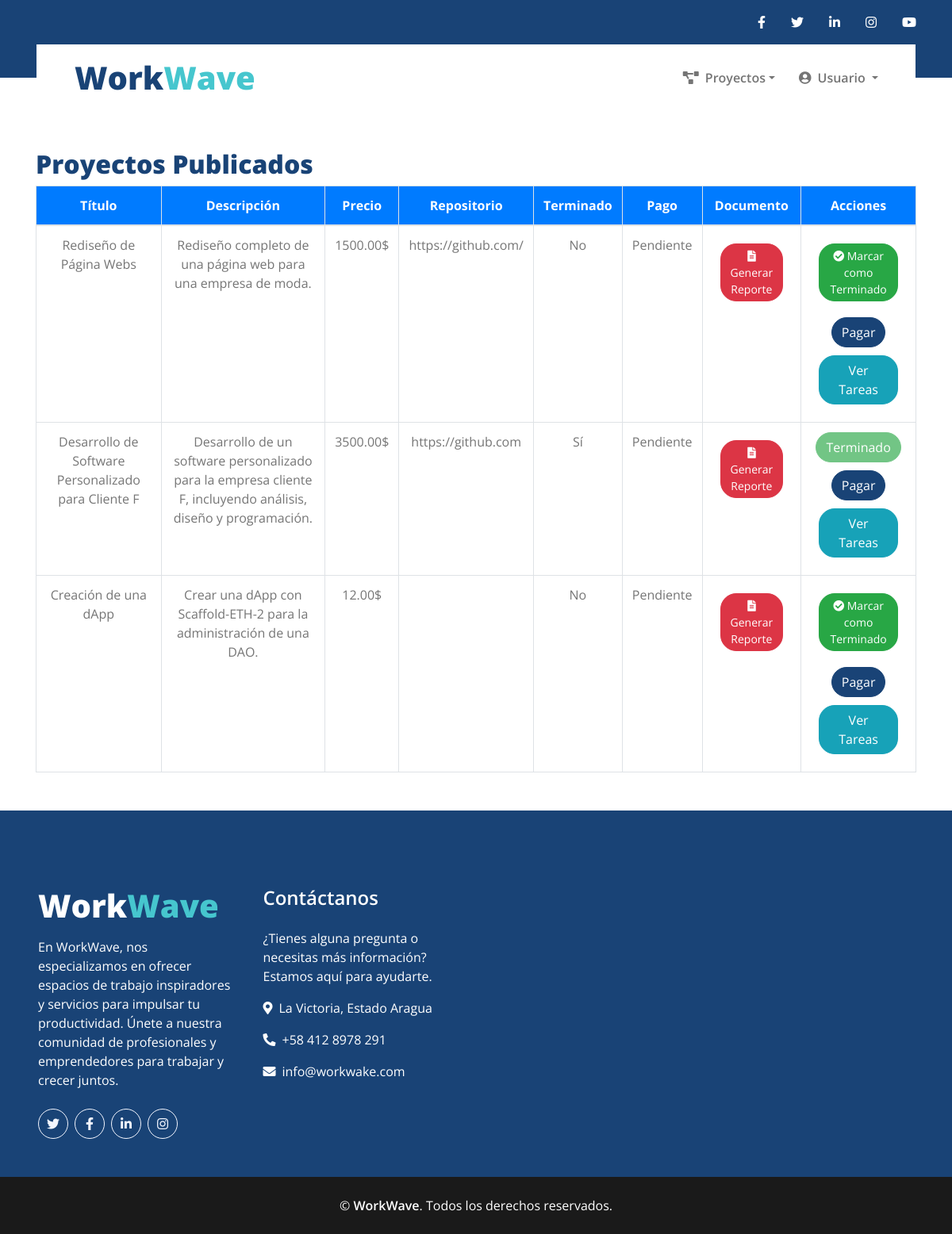
Page /Pagos.php (signed in) on the earlier database version.
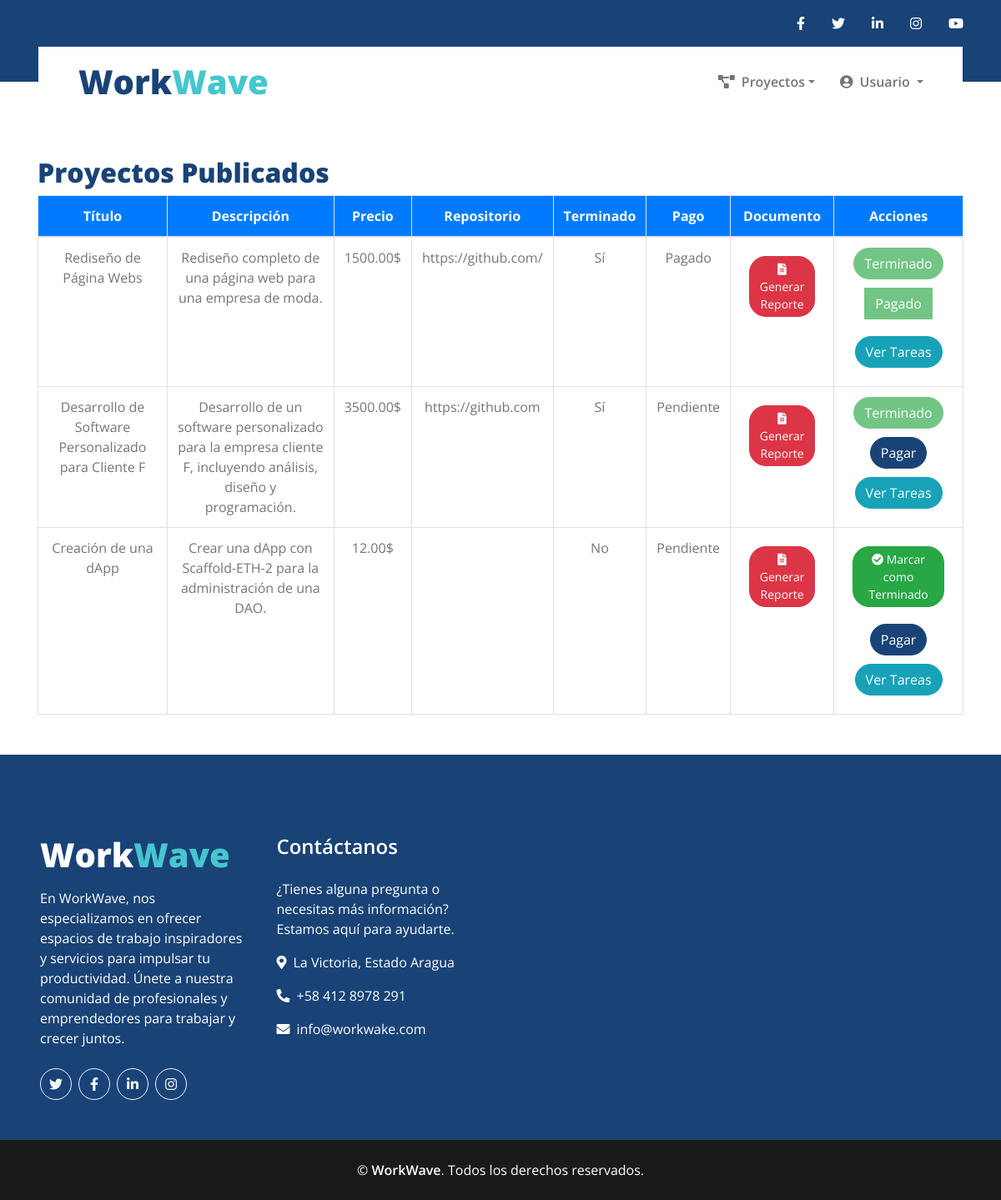
Same page on the later database version.
### tables this page shows
CREATE TABLE `proyectos` (
  `id` int(11) NOT NULL,
  `tipo_usuario` enum('contratistas','freelancers','empresas') NOT NULL,
  `contratista_id` int(11) DEFAULT NULL,
  `freelancer_id` int(11) DEFAULT NULL,
  `empresa_id` int(11) DEFAULT NULL,
  `titulo` varchar(255) NOT NULL,
  `descripcion` text DEFAULT NULL,
  `image_url` varchar(255) DEFAULT NULL,
  `categoria_id` int(11) DEFAULT NULL,
  `precio` decimal(10,2) DEFAULT NULL,
  `estado` tinyint(1) DEFAULT 1,
  `fecha_inicio` date DEFAULT NULL,
  `fecha_fin` date DEFAULT NULL,
  `fecha_registro` timestamp NOT NULL DEFAULT current_timestamp(),
  `intereses` text DEFAULT NULL,
  `Etiqueta` enum('Oferta','Servicio') DEFAULT NULL,
  `repositorio` varchar(255) DEFAULT NULL,
  `terminado` enum('Sí','No') DEFAULT 'No',
  `pago` enum('Pendiente','Pagado') DEFAULT 'Pendiente'
);

### Pagos.php (the view, shortened to what this page needs)
<?php
include './config/conexion.php';
$user_id = $_SESSION['user_id'];
$tipo_usuario = $_SESSION['role'];
switch ($tipo_usuario) {
    case 'empresas':
        $user_column = 'empresa_id';
        break;
}
$sql = "SELECT * FROM proyectos WHERE $user_column = ?";
$stmt = $conn->prepare($sql);
$stmt->bind_param("i", $user_id);
if (!$stmt->execute()) {
    die("Error en la ejecución de la consulta: " . $stmt->error);
}
$result = $stmt->get_result();
?>
<!DOCTYPE html>
<html lang="es">
<head>
    <link rel="stylesheet" href="https://stackpath.bootstrapcdn.com/bootstrap/4.5.2/css/bootstrap.min.css">
    <link rel="stylesheet" href="https://cdnjs.cloudflare.com/ajax/libs/font-awesome/5.15.4/css/all.min.css">
</head>
<body>
    <?php include './Includes/Header.php'; ?>
    <div class="container mt-5">
        <h2>Proyectos Publicados</h2>
        <?php if ($result->num_rows > 0): ?>
        <table class="table table-bordered">
            <thead class="thead-blue">
                <tr>
                    <th class="text-center">Título</th>
                    <th class="text-center">Descripción</th>
                    <th class="text-center">Precio</th>
                    <th class="text-center">Repositorio</th>
                    <th class="text-center">Terminado</th>
                    <th class="text-center">Pago</th>
                    <th class="text-center">Documento</th>
                    <th class="text-center">Acciones</th>
                </tr>
            </thead>
            <tbody>
                <?php while ($row = $result->fetch_assoc()): ?>
                <tr>
                    <td class="text-center"><?php echo htmlspecialchars($row['titulo']); ?></td>
                    <td class="text-center"><?php echo htmlspecialchars($row['descripcion']); ?></td>
                    <td class="text-center"><?php echo htmlspecialchars($row['precio'] . '$'); ?></td>
                    <td class="text-center"><?php echo htmlspecialchars($row['repositorio']); ?></td>
                    <td class="text-center"><?php echo htmlspecialchars($row['terminado']); ?></td>
                    <td class="text-center"><?php echo htmlspecialchars($row['pago']); ?></td>
                    <td class="text-center">
                        <form action="generar_reporte.php" method="POST">
                            <button type="submit" class="btn btn-danger btn-sm"
                                style="margin: 10px; border-radius: 20px;">
                                <i class="fas fa-file-alt"></i> Generar Reporte
                            </button>
                        </form>
                    </td>
                    <td class="text-center">
                        <?php if ($row['terminado'] != 'Sí'): ?>
                        <form action="marcar_terminado.php" method="POST">
                            <button type="submit" class="btn btn-success btn-sm"
                                style="margin: 10px; border-radius: 20px;">
                                <i class="fas fa-check-circle"></i> Marcar como Terminado
                            </button>
                        </form>
                        <?php else: ?>
                        <button class="btn btn-success" style="border-radius: 20px;" disabled>Terminado</button>
                        <?php endif; ?>
                        <?php if ($row['pago'] == 'Pendiente'): ?>
                        <form action="procesar_pago.php" method="POST" style="margin-top: 10px;">
                            <button type="submit" class="btn btn-primary" style="border-radius: 20px;">Pagar</button>
                        </form>
                        <?php else: ?>
                        <button class="btn btn-success" style="margin: 10px;" disabled>Pagado</button>
                        <?php endif; ?>
                        <button type="button" class="btn btn-info" style="margin: 10px; border-radius: 20px;"
                            data-toggle="modal" data-target="#tareasModal<?php echo $row['id']; ?>">
                            Ver Tareas
                        </button>
                    </td>
                </tr>
                <?php endwhile; ?>
            </tbody>
        </table>
        <?php else: ?>
        <div class="alert alert-info">No tienes proyectos publicados.</div>
        <?php endif; ?>
    </div>
    <?php include './Includes/Footer.php'; ?>
</body>
</html>

Differences in the rows shown:
changed proyectos "Rediseño de Página Webs": terminado "No" → "Sí"; pago "Pendiente" → "Pagado"; terminado "Marcar como Terminado" → "Terminado"; pago "Pagar" → "Pagado"
